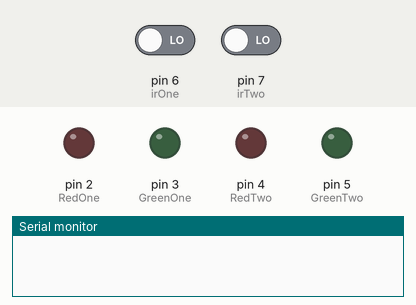
Simulated run of this sketch. Board: Arduino Uno, built with avr-gcc and run on an emulated ATmega328P. Parts: output pins drawn as LEDs (lit = HIGH), the last lines printed to the serial monitor. The inputs (shaded band) are chosen by the test bench; at power-on: pin 6 (irOne) LOW, pin 7 (irTwo) LOW.

Above: at 0.5 s.
At 6.0 s:
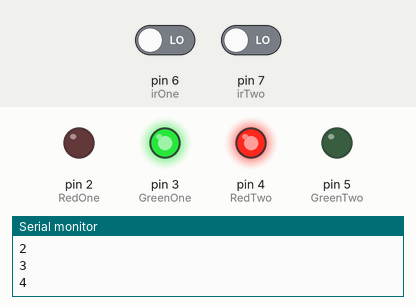
At 16.0 s:
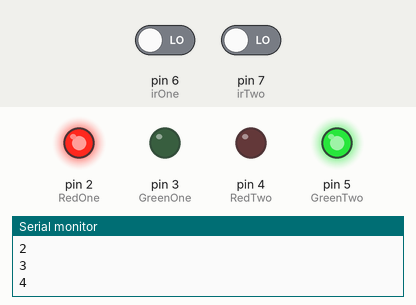
Timing chart, 0 to 26.0 s (numbered marks = the images above):
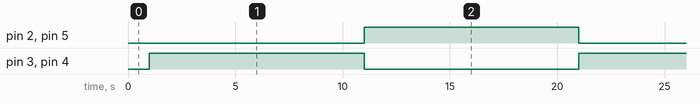

The sketch:

traffic_System.ino
```cpp
#define RedOne 2
#define GreenOne 3
#define RedTwo 4
#define GreenTwo 5
#define irOne 6
#define irTwo 7

unsigned long prev = 0;
unsigned long cur = 0;

int time = 10;

int roadOne = 0, roadTwo =1;

void setup() {
  pinMode(RedOne,OUTPUT);
  pinMode(GreenOne,OUTPUT);
  pinMode(RedTwo,OUTPUT);
  pinMode(GreenTwo,OUTPUT);
  pinMode(irOne,INPUT);
  pinMode(irTwo,INPUT);
  Serial.begin(9600);

}

void loop() {

  cur = millis();
  int sensorValueOne = digitalRead(irOne);
  int sensorValueTwo = digitalRead(irTwo);

  if(cur-prev>=1000){
    if(time>6){
      if(sensorValueOne==HIGH && roadTwo== 0){
        time = 10;
      }else if(sensorValueTwo==HIGH && roadOne== 0){
        time = 10;
      }
    }

    if(time==10){
      if(roadTwo==1 && roadOne == 0){
        roadOneSystem();
      }else if(roadTwo==0 && roadOne == 1){
        roadTwoSystem();
      }
      time = 0;
    }
    Serial.println(time);
    prev=cur;
    time++;
  }
}

void roadOneSystem(){
  digitalWrite(GreenOne,HIGH);
  digitalWrite(RedOne,LOW);
  digitalWrite(RedTwo,HIGH);
  digitalWrite(GreenTwo,LOW);
  roadOne = 1;
  roadTwo = 0;
}

void roadTwoSystem(){
  digitalWrite(RedOne,HIGH);
  digitalWrite(GreenOne,LOW);
  digitalWrite(RedTwo,LOW);
  digitalWrite(GreenTwo,HIGH);
  roadOne = 0;
  roadTwo = 1;
}
```

Measured:
- by itself, pin 2 (RedOne), pin 3 (GreenOne), pin 4 (RedTwo), pin 5 (GreenTwo): alternates HIGH for 10.0 s and LOW for 10.0 s
